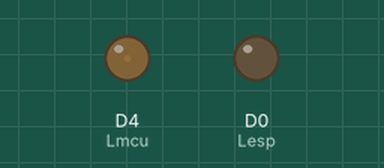
A sketch run on a simulated ESP8266 (NodeMCU). Parts: output pins drawn as LEDs (lit = HIGH).

Above: at 0.05 s.
At 1.4 s:
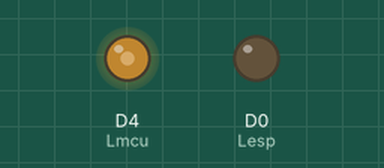
At 2.75 s:
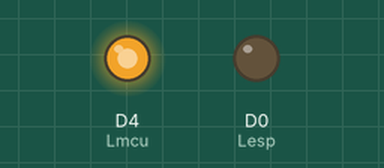
At 5.5 s:
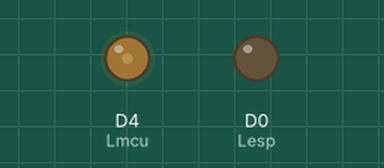
Timing chart, 0 to 8.0 s (numbered marks = the images above):
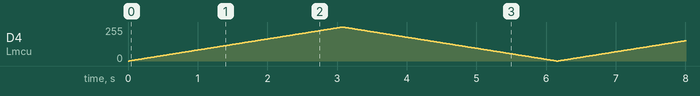

The sketch:

Mcu_led_fading.ino
```cpp
const int Lesp = D0;
const int Lmcu  =D4;

void setup(){

  pinMode(Lesp,OUTPUT);
  pinMode(Lmcu,OUTPUT);
}

void loop(){

  for(int i=0;i<=1023;i++){
    analogWrite(Lmcu,i);
    delay(3);
  }
  for(int i=1023;i>=0;i--){
    analogWrite(Lmcu,i);
    delay(3);
  }

}
```
